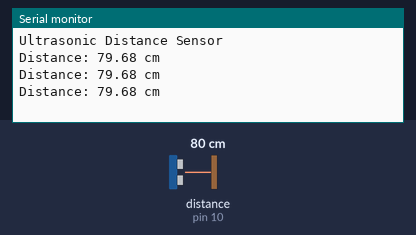
A sketch run on a simulated Arduino Uno, built with avr-gcc and run on an emulated ATmega328P. On the bench: the last lines printed to the serial monitor. Wiring (inferred from the names in the program): ultrasonic range finder: trigger pin 9; echo pin 10. Inputs (shaded band) come from the test bench; at power-on: distance to the obstacle (sensor on pin 10) 80 cm. The echo pulse lasts 58.3 µs per cm.

Above: at 1.3 s.
1.4 s: distance to the obstacle (sensor on pin 10) set to 2 cm
At 1.8 s:
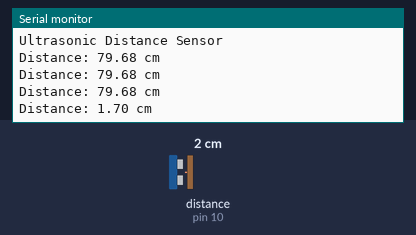
2.9 s: distance to the obstacle (sensor on pin 10) set to 4 cm
At 3.4 s:
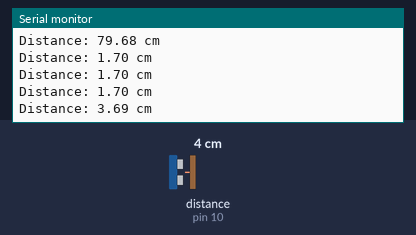
Timing chart, 0 to 5.9 s (numbered marks = the images above; inputs shaded):
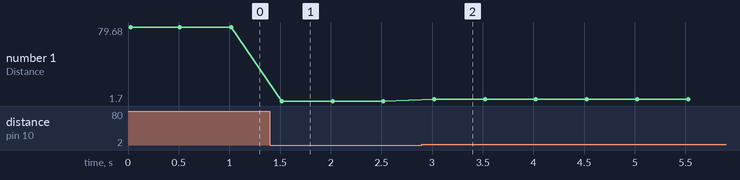

Measured:
- after the input at 1.4 s, the serial monitor: prints a new line after 0.12 s (image 1)
- after the input at 2.9 s, the serial monitor: prints a new line after 0.12 s (image 2)
- plotted number 1: 79.68 → 1.7 after the input at 1.4 s, 1.7 → 3.69 after the input at 2.9 s

The sketch:

ultrasonis-distance-measurement.ino
```cpp
// Ultrasonic Distance Measurement
// HC-SR04 Trig -> D9
// HC-SR04 Echo -> D10

#define TRIG_PIN 9
#define ECHO_PIN 10

void setup() {
  Serial.begin(9600);

  pinMode(TRIG_PIN, OUTPUT);
  pinMode(ECHO_PIN, INPUT);

  Serial.println("Ultrasonic Distance Sensor");
}

void loop() {
  // Make sure the trigger pin is LOW
  digitalWrite(TRIG_PIN, LOW);
  delayMicroseconds(2);

  // Send a 10-microsecond pulse
  digitalWrite(TRIG_PIN, HIGH);
  delayMicroseconds(10);
  digitalWrite(TRIG_PIN, LOW);

  // Measure the echo time
  long duration = pulseIn(ECHO_PIN, HIGH);

  // Calculate distance in centimeters
  float distance = duration * 0.0343 / 2;

  Serial.print("Distance: ");
  Serial.print(distance);
  Serial.println(" cm");

  delay(500);
}
```
